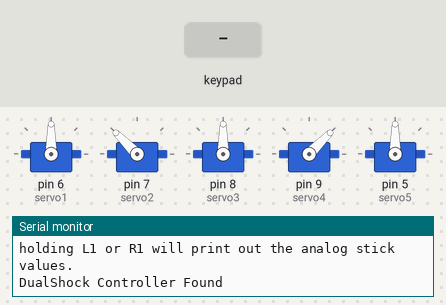
This sketch was run on a simulated Arduino Uno, built with avr-gcc and run on an emulated ATmega328P. Shown: 5 × servo, the last lines printed to the serial monitor. The test bench sets the inputs (shaded band).

Above: at 1.2 s.
1.3 s: key 'O' pressed
At 1.53 s:
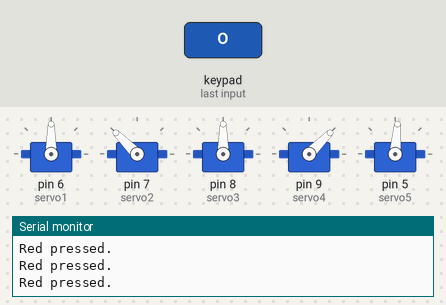
3.2 s: key 'S' pressed
At 4.0 s:
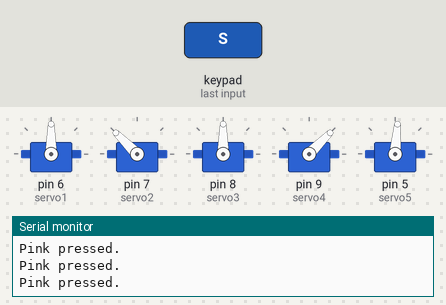
Timing chart, 0 to 6.2 s (numbered marks = the images above; inputs shaded):
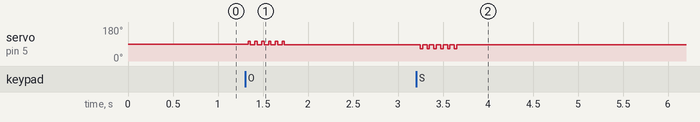

Measured:
- after the input at 1.3 s, servo on pin 5 (servo5): alternates 104° for 0.03 s and 85° for 0.05 s, 12 changes in all, then stays 85°, starting at once
- after the input at 3.2 s, servo on pin 5 (servo5): alternates 85° for 0.05 s and 66° for 0.03 s, 12 changes in all, then stays 85°, starting after 0.05 s

The sketch:

controller.ino
```cpp
#include <PS2X_lib.h>
#include <Servo.h>

/* Created by Jason Qian on Apr.13, version 0.0.3
 * Final version for preliminary contest.
 * Achieve complete control of the vehicle except servo4.
 *
 * For servos, there can be an effective range.
 * ---------------------------
 * |  Servo  |  Min  |  Max  |
 * | ------- | ----- | ----- |
 * |    1    |  090  |  070  | small as min, big as max
 * |    2    |  150  |  000  | bottom as min, above as max
 * |    3    |  080  |  000  | bottom as min, above as max
 * |    4    |  000  |  000  |
 * ---------------------------
 * Servo5: mid <=> 1420
 */

/* Objects */
PS2X ps2x;
Servo servo1, servo2, servo3, servo4, servo5;  //From top to bottom. Servo 1 for the head.

/* For ps2x */
int error = 0;
byte type = 0;
byte vibrate = 0;
/* For servo1-4 */
int pos1 = 0, pos2 = 0, pos3 = 0, pos4 = 0;
const int servoStep = 5;
const int rangeMin = 5;
const int rangeMax = 175;
/* servoSpeed and servoMid for servo5 */
const int servoSpeed = 200;
const int servoMid = 1420;
/* pin for motor */
const int pinLeftOne = 2, pinLeftTwo = 3, pinRightOne = 4, pinRightTwo = 14;//14=A0

void setup(){
    Serial.begin(57600);

    /* pin 6, 7, 8, 9, 5 for five servos */
	servo1.attach(6);
    servo2.attach(7);
    servo3.attach(8);
    servo4.attach(9);
    servo5.attach(5);

    /* Original postion of servos. Keep balance. */
    pos1 = 90;
    pos2 = 135;
    pos3 = 90;
    pos4 = 45;
    servo1.write(pos1);
    servo2.write(pos2);
    servo3.write(pos3);
    servo4.write(pos4);

	 /* pin 10 11 12 13 for ps2 gamepad controller */
	error = ps2x.config_gamepad(13,11,10,12, true, true);   //setup pins and settings:  GamePad(clock, command, attention, data, Pressures?, Rumble?) check for error

 	if(error == 0){
   		Serial.println("Found Controller, configured successful");
   		Serial.println("Try out all the buttons, X will vibrate the controller, faster as you press harder;");
  		Serial.println("holding L1 or R1 will print out the analog stick values.");
 	}

  	else if(error == 1)
   		Serial.println("No controller found, check wiring, see readme.txt to enable debug. visit www.billporter.info for troubleshooting tips");

  	else if(error == 2)
   		Serial.println("Controller found but not accepting commands. see readme.txt to enable debug. Visit www.billporter.info for troubleshooting tips");

  	else if(error == 3)
   		Serial.println("Controller refusing to enter Pressures mode, may not support it. ");

   	type = ps2x.readType();
    switch(type) {
       	case 0:
        	Serial.println("Unknown Controller type");
       		break;
       	case 1:
        	Serial.println("DualShock Controller Found");
       		break;
       	case 2:
        	Serial.println("GuitarHero Controller Found");
       		break;
    }
}

void loop(){
	if(error == 1) //skip loop if no controller found
  		return;
  	if(type == 2) //Guitar Hero Controller(useless)
  		return;
 	else { //DualShock Controller(should be)
      	ps2x.read_gamepad(false, vibrate);
      	vibrate = ps2x.Analog(PSAB_BLUE);
    	/* Omit START and SELECT
    	if(ps2x.Button(PSB_START))
         	Serial.println("Start is being held");
    	if(ps2x.Button(PSB_SELECT))
        	Serial.println("Select is being held");*/

      	/* Left axis for servo 2 and servo 4 */
      	if(ps2x.Analog(PSS_LY) < 63){
        	Serial.println("LY Small.");
        	if(pos2 <= rangeMax){
          		pos2 += servoStep;
          		servo2.write(pos2);
        	}
      	}
      	if(ps2x.Analog(PSS_LY) > 191){
        	Serial.println("LY Large.");
        	if(pos2 >= rangeMin){
          		pos2 -= servoStep;
          		servo2.write(pos2);
        	}
      	}
      	if(ps2x.Analog(PSS_LX) < 63){
        	Serial.println("LX Small.");
          	if(pos4 <= rangeMax){
              	pos4 += servoStep;
              	servo4.write(pos4);
          	}
      	}
      	if(ps2x.Analog(PSS_LX) > 191){
        	Serial.println("LX Large.");
        	if(pos4 >= rangeMin){
              	pos4 -= servoStep;
              	servo4.write(pos4);
        	}
      	}

      	/* Right axis for servo 1, 3 */
      	if(ps2x.Analog(PSS_RY) < 63){
        	Serial.println("RY Small.");
        	if(pos3 >= rangeMin){
              	pos3 -= servoStep;
              	servo3.write(pos3);
        	}
      	}
      	if(ps2x.Analog(PSS_RY) > 191){
        	Serial.println("RY Large.");
        	if(pos3 <= rangeMax){
              	pos3 += servoStep;
              	servo3.write(pos3);
        	}
      	}
      	if(ps2x.Analog(PSS_RX) < 63){
        	Serial.println("RX Small.");
        	if(pos1 <= rangeMax){
              	pos1 += servoStep;
              	servo1.write(pos1);
        	}
      	}
      	if(ps2x.Analog(PSS_RX) > 191){
        	Serial.println("RX Large.");
        	if(pos1 >= rangeMin){
              	pos1 -= servoStep;
              	servo1.write(pos1);
        	}
      	}

      	/* Additional control for servo 5 since the 360 servo is blocking. */
      	if(ps2x.Button(PSB_RED)){
        	Serial.println("Red pressed.");
        	servo5.writeMicroseconds(servoMid + servoSpeed);
        	delay(25);
        	servo5.writeMicroseconds(servoMid);
      	}
      	if(ps2x.Button(PSB_PINK)){
        	Serial.println("Pink pressed.");
        	servo5.writeMicroseconds(servoMid - servoSpeed);
        	delay(25);
        	servo5.writeMicroseconds(servoMid);
      	}

      	/* L1 L2 for the left motor
      	 * L1 - forward
      	 * L2 - Back
      	 * Both is released - stop
      	 */
      	if(ps2x.Button(PSB_L1)){
          	Serial.println("L1 pressed.");
          	digitalWrite(pinLeftOne, 1);
          	digitalWrite(pinLeftTwo, 0);
      	}
      	if(ps2x.Button(PSB_L2)){
          	Serial.println("L2 pressed.");
          	digitalWrite(pinLeftOne, 0);
          	digitalWrite(pinLeftTwo, 1);
      	}
      	if(ps2x.ButtonReleased(PSB_L1) || ps2x.ButtonReleased(PSB_L2)){
      	  	Serial.println("Left motor stop.");
      	  	digitalWrite(pinLeftOne, 0);
      	  	digitalWrite(pinLeftTwo, 0);
      	}

      	/* R1 R2 for the right motor */
      	if(ps2x.Button(PSB_R1)){
          	Serial.println("R1 pressed.");
          	digitalWrite(pinRightOne, 1);
          	digitalWrite(pinRightTwo, 0);
      	}
      	if(ps2x.Button(PSB_R2)){
          	Serial.println("R2 pressed.");
          	digitalWrite(pinRightOne, 0);
          	digitalWrite(pinRightTwo, 1023);//A0 should use 1023 instead of 1
      	}
      	if(ps2x.ButtonReleased(PSB_R1) || ps2x.ButtonReleased(PSB_R2)){
      	  	Serial.println("Right motor stop.");
      	  	digitalWrite(pinRightOne, 0);
      	  	digitalWrite(pinRightTwo, 0);
      	}
    }
 	delay(50);
}
```
